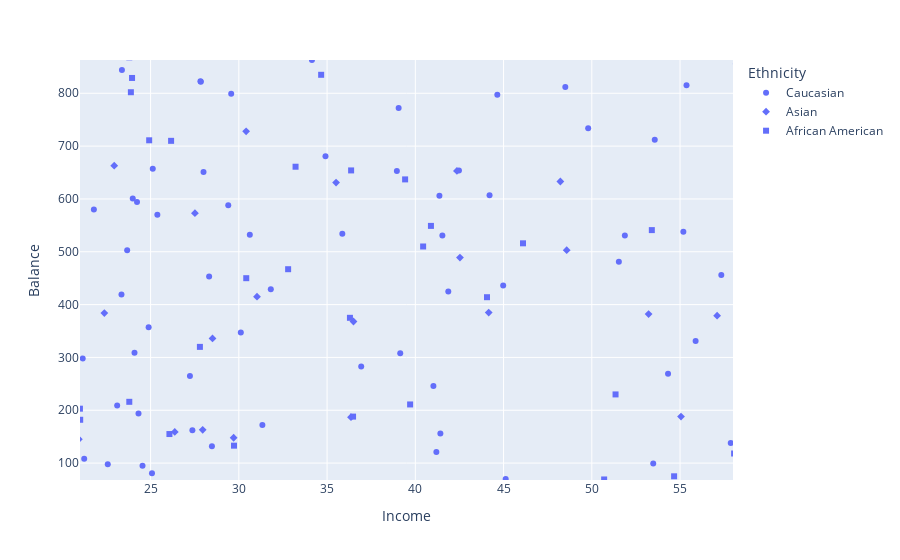

Write notebook code for a chart like this one.
### Markdown cell above
Attenzione alla **legenda** a destra, che è **selezionabile**.<br>
La seguente cella visualizza lo stesso scatterplot con i simboli anzichè i colori. Anch'essa ha la legenda selezionabile/de-selezionabile.

### Code cell
px.scatter(df, x='Income', y='Balance', range_x=[21, 58], range_y=[68,863], symbol='Ethnicity')

### Figure 1 — Plotly figure (JSON) as saved in the notebook; plotly's stock layout.template omitted (floating-point values rounded to 4 significant figures; data arrays with more than 128 entries replaced by an {"elided": "..."} marker saying what was removed)
{"data": [{"hovertemplate": "Ethnicity=Caucasian<br>Income=%{x}<br>Balance=%{y}<extra></extra>", "legendgroup": "Caucasian", "marker": {"color": "#636efa", "symbol": "circle"}, "mode": "markers", "name": "Caucasian", "orientation": "v", "showlegend": true, "type": "scatter", "x": {"elided": "199 float values"}, "xaxis": "x", "y": {"elided": "199 int values"}, "yaxis": "y"}, {"hovertemplate": "Ethnicity=Asian<br>Income=%{x}<br>Balance=%{y}<extra></extra>", "legendgroup": "Asian", "marker": {"color": "#636efa", "symbol": "diamond"}, "mode": "markers", "name": "Asian", "orientation": "v", "showlegend": true, "type": "scatter", "x": [106.0, 104.6, 148.9, 71.41, 80.62, 36.5, 49.57, 42.08, 17.7, 28.94, 20.15, 44.16, 36.93, 19.53, 44.52, 16.3, 15.33, 32.92, 57.1, 35.51, 113.8, 58.78, 22.94, 20.94, 15.35, 152.3, 11.74, 14.31, 16.82, 39.11, 13.56, 34.54, 69.25, 91.36, 27.24, 26.43, 10.73, 36.35, 103.9, 19.53, 13.44, 19.54, 42.36, 53.32, 76.78, 27.47, 34.77, 76.35, 22.38, 10.63, 80.86, 23.36, 124.3, 28.51, 10.4, 15.48, 10.63, 44.85, 27.51, 15.08, 69.94, 15.74, 42.53, 60.58, 27.95, 29.7, 20.92, 19.59, 10.36, 25.94, 15.63, 67.94, 180.4, 29.64, 30.41, 16.75, 18.97, 16.71, 26.37, 42.91, 55.05, 82.71, 24.46, 75.41, 14.96, 92.39, 52.18, 31.03, 49.17, 20.41, 48.22, 21.55, 48.58, 12.07, 39.61, 53.22, 128.7, 26.4, 16.53, 135.1, 25.97, 18.7], "xaxis": "x", "y": [903, 580, 964, 872, 204, 368, 891, 1048, 89, 0, 0, 385, 976, 1241, 0, 957, 0, 0, 379, 631, 1388, 1103, 663, 145, 0, 1779, 0, 1380, 0, 0, 297, 47, 768, 1341, 0, 1404, 0, 187, 669, 642, 0, 0, 653, 0, 548, 0, 0, 108, 384, 423, 0, 0, 1687, 336, 571, 52, 195, 1246, 573, 1075, 1058, 689, 489, 443, 163, 148, 16, 199, 0, 0, 0, 345, 1050, 942, 728, 1255, 0, 863, 159, 0, 188, 905, 0, 0, 681, 843, 1142, 415, 984, 1054, 633, 907, 503, 413, 0, 382, 1243, 905, 0, 1393, 0, 966], "yaxis": "y"}, {"hovertemplate": "Ethnicity=African American<br>Income=%{x}<br>Balance=%{y}<extra></extra>", "legendgroup": "African American", "marker": {"color": "#636efa", "symbol": "square"}, "mode": "markers", "name": "African American", "orientation": "v", "showlegend": true, "type": "scatter", "x": [21.0, 71.06, 19.14, 20.09, 53.6, 20.1, 64.03, 14.09, 32.79, 186.6, 34.95, 113.7, 43.48, 36.36, 39.7, 32.16, 11.19, 33.02, 15.56, 59.53, 20.19, 16.48, 38.01, 14.08, 26.07, 36.3, 28.57, 40.44, 11.81, 123.3, 18.14, 23.79, 23.28, 21.45, 34.66, 44.47, 54.66, 107.8, 39.83, 19.64, 63.93, 55.06, 13.68, 35.69, 14.89, 121.8, 46.1, 58.93, 30.42, 36.47, 83.87, 30.41, 23.88, 93.04, 50.7, 27.35, 23.95, 68.21, 51.34, 151.9, 39.42, 98.52, 69.17, 33.21, 69.66, 10.5, 15.6, 34.51, 85.42, 58.06, 29.73, 40.88, 30.55, 53.4, 36.14, 140.7, 20.79, 24.92, 44.06, 33.69, 115.5, 27.59, 16.28, 21.01, 12.41, 149.3, 27.79, 14.6, 104.5, 180.7, 12.34, 26.16, 23.79, 87.62, 115.1, 20.09, 19.25, 17.32, 13.36], "xaxis": "x", "y": [203, 1350, 148, 0, 0, 0, 411, 671, 467, 1809, 50, 1155, 902, 654, 211, 0, 889, 29, 579, 1176, 1023, 937, 0, 0, 155, 375, 0, 510, 0, 1259, 255, 868, 912, 1018, 835, 8, 75, 1597, 1425, 710, 581, 0, 0, 0, 724, 1573, 516, 789, 450, 188, 930, 0, 802, 749, 69, 0, 829, 1411, 230, 732, 637, 1230, 156, 661, 1329, 191, 0, 0, 218, 118, 133, 549, 967, 541, 0, 1677, 0, 711, 414, 1036, 1140, 0, 5, 182, 0, 1107, 320, 204, 583, 1405, 611, 710, 216, 767, 661, 0, 371, 0, 480], "yaxis": "y"}], "layout": {"autosize": true, "legend": {"title": {"text": "Ethnicity"}, "tracegroupgap": 0}, "margin": {"t": 60}, "xaxis": {"anchor": "y", "domain": [0, 1], "range": [21, 58], "title": {"text": "Income"}, "type": "linear"}, "yaxis": {"anchor": "x", "domain": [0, 1], "range": [68, 863], "title": {"text": "Balance"}, "type": "linear"}}}
